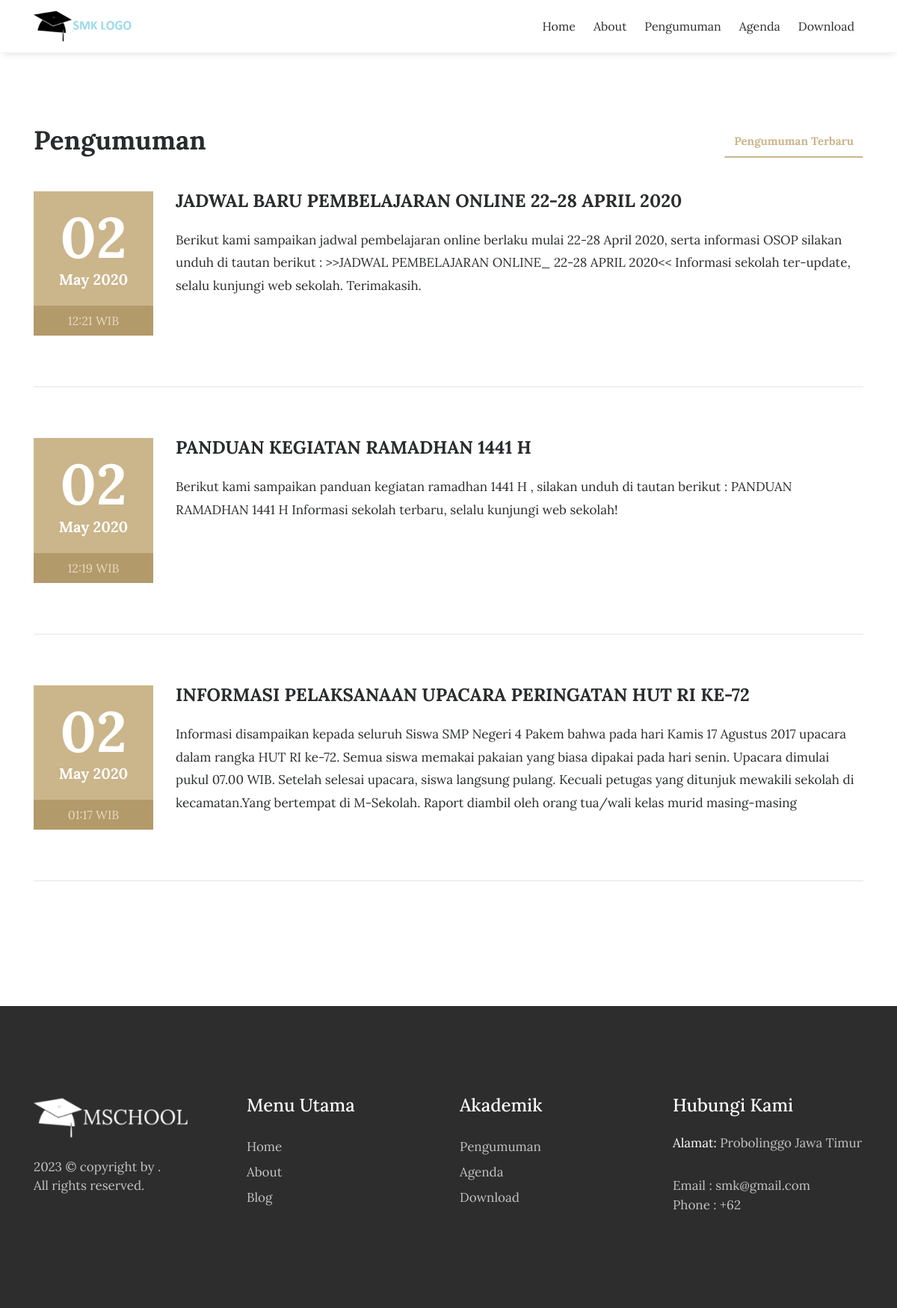
The app's page /index.php/pengumuman with its own data.
### tables this page shows
CREATE TABLE `tbl_pengumuman` (
  `pengumuman_id` int(11) NOT NULL,
  `pengumuman_judul` varchar(150) DEFAULT NULL,
  `pengumuman_deskripsi` text DEFAULT NULL,
  `pengumuman_tanggal` timestamp NULL DEFAULT current_timestamp(),
  `pengumuman_author` varchar(60) DEFAULT NULL
);

### application/controllers/Pengumuman.php (called while the page is built, shortened)
<?php
class Pengumuman extends CI_Controller{
	function __construct(){
		$this->load->model('m_pengumuman');
		$this->load->model('m_pengunjung');
	}
	function index(){
		$jum=$this->m_pengumuman->pengumuman();
        $page=$this->uri->segment(3);
        if(!$page):
            $offset = 0;
        else:
            $offset = $page;
        endif;
        $limit=7;
        $config['base_url'] = base_url() . 'pengumuman/index/';
            $config['total_rows'] = $jum->num_rows();
            $config['per_page'] = $limit;
            $config['uri_segment'] = 3;
	          $config['full_tag_open']    = '<div class="pagging text-center"><nav><ul class="pagination justify-content-center">';
	          $config['full_tag_close']   = '</ul></nav></div>';
	          $config['num_tag_open']     = '<li class="page-item"><span class="page-link">';
	          $config['num_tag_close']    = '</span></li>';
	          $config['cur_tag_open']     = '<li class="page-item"><span class="page-link">';
	          $config['cur_tag_close']    = '<span class="sr-only">(current)</span></span></li>';
	          $config['next_tag_open']    = '<li class="page-item"><span class="page-link">';
	          $config['next_tagl_close']  = '<span aria-hidden="true">&raquo;</span></span></li>';
	          $config['prev_tag_open']    = '<li class="page-item"><span class="page-link">';
	          $config['prev_tagl_close']  = '</span>Next</li>';
	          $config['first_tag_open']   = '<li class="page-item"><span class="page-link">';
	          $config['first_tagl_close'] = '</span></li>';
	          $config['last_tag_open']    = '<li class="page-item"><span class="page-link">';
	          $config['last_tagl_close']  = '</span></li>';
            $config['first_link'] = 'Awal';
            $config['last_link'] = 'Akhir';
            $config['next_link'] = 'Next >>';
            $config['prev_link'] = '<< Prev';
            $this->pagination->initialize($config);
            $x['page'] =$this->pagination->create_links();
						$x['data']=$this->m_pengumuman->pengumuman_perpage($offset,$limit);
						$this->load->view('depan/v_pengumuman',$x);
	}
}

### index.php (called while the page is built, shortened)
<?php
require_once BASEPATH.'core/CodeIgniter.php';

### application/models/M_pengumuman.php (called while the page is built, shortened)
<?php
class M_pengumuman extends CI_Model{
	function pengumuman_perpage($offset,$limit){
		$hsl=$this->db->query("SELECT pengumuman_id,pengumuman_judul,pengumuman_deskripsi,pengumuman_tanggal,DATE_FORMAT(pengumuman_tanggal,'%d/%m/%Y') AS tanggal,pengumuman_author FROM tbl_pengumuman ORDER BY pengumuman_id DESC limit $offset,$limit");
		return $hsl;
	}
}

### application/views/depan/v_pengumuman.php (the view, shortened to what this page needs)
<!DOCTYPE html>
<html lang="en">
<head>
    <link rel="stylesheet" href="<?php echo base_url().'theme/css/bootstrap.min.css'?>">
    <link rel="stylesheet" href="<?php echo base_url().'theme/css/font-awesome.min.css'?>">
    <link rel="stylesheet" href="<?php echo base_url().'theme/css/simple-line-icons.css'?>">
    <link rel="stylesheet" href="<?php echo base_url().'theme/css/fullcalendar.min.css'?>" />
    <link rel="stylesheet" href="<?php echo base_url().'theme/css/owl.carousel.min.css'?>">
    <link href="<?php echo base_url().'theme/css/style.css'?>" rel="stylesheet">
</head>
<body>
  <div data-toggle="affix" style="border-bottom:solid 1px #f2f2f2;">
      <div class="container nav-menu2">
          <div class="row">
              <div class="col-md-12">
                  <nav class="navbar navbar2 navbar-toggleable-md navbar-light bg-faded">
                      <a href="<?php echo site_url('');?>" class="navbar-brand nav-brand2"><img class="img img-responsive" width="200px;" src="<?php echo base_url().'theme/images/logo-dark.png'?>"></a>
                      <div class="collapse navbar-collapse justify-content-end" id="navbarNavDropdown">
                      <ul class="navbar-nav">
                                <li class="nav-item">
                                    <a class="nav-link" href="<?php echo site_url('');?>">Home</a>
                                </li>
                                <li class="nav-item">
                                    <a class="nav-link" href="<?php echo site_url('about');?>">About</a>
                                </li>
                                <li class="nav-item">
                                    <a class="nav-link" href="<?php echo site_url('pengumuman');?>">Pengumuman</a>
                                </li>
                                <li class="nav-item">
                                    <a class="nav-link" href="<?php echo site_url('agenda');?>">Agenda</a>
                                </li>
                                <li class="nav-item">
                                    <a class="nav-link" href="<?php echo site_url('download');?>">Download</a>
                                </li>
                        </ul>
                  </div>
                </nav>
              </div>
            </div>
          </div>
        </div>
<section class="events">
    <div class="container">
        <div class="row">
            <div class="col-md-4">
                <h2 class="event-title">Pengumuman</h2>
            </div>
            <div class="col-md-8">
                <ul class="nav nav-tabs" role="tablist">
                    <li class="nav-item nav-tab1">
                        <a class="nav-link tab-list active" data-toggle="tab" href="#upcoming-events" role="tab">Pengumuman Terbaru </a>
                    </li>
                </ul>
            </div>
        </div>
        <br>
        <div class="row">
            <div class="tab-content">
                <div class="tab-pane active" id="upcoming-events" role="tabpanel">
                  <?php foreach($data->result() as $row):?>
                    <div class="col-md-12">
                        <div class="row">
                            <div class="col-md-2">
                                <div class="event-date">
                                    <h4><?php echo date("d", strtotime($row->pengumuman_tanggal));?></h4> <span><?php echo date("M Y", strtotime($row->pengumuman_tanggal));?></span>
                                </div>
                                <span class="event-time"><?php echo date("H:i", strtotime($row->pengumuman_tanggal)).' WIB';?></span>
                            </div>
                            <div class="col-md-10">
                                <div class="event-heading">
                                    <h3><?php echo $row->pengumuman_judul;?></h3>
                                    <p><?php echo $row->pengumuman_deskripsi;?></p>
                                </div>
                          </div>
                      </div>
                      <hr class="event-underline">
                  </div>
                <?php endforeach;?>
      <div class="col-md-12 text-center">
    </div>
</div>
</div>
</div>
</div>
</section>
<footer>
    <div class="container">
        <div class="row">
            <div class="col-md-3">
                <div class="foot-logo">
                    <a href="<?php echo site_url();?>">
                        <img src="<?php echo base_url().'theme/images/logo-white.png'?>" class="img-fluid" alt="footer_logo">
                    </a>
                    <p><?php echo date('Y');?> © copyright by <a href="" target="_blank"></a>. <br>All rights reserved.</p>
                    </div>
                </div>
                <div class="col-md-3">
                    <div class="sitemap">
                        <h3>Menu Utama</h3>
                        <ul>
                            <li><a href="<?php echo site_url();?>">Home</a></li>
                            <li><a href="<?php echo site_url('about');?>">About</a></li>
                            <li><a href="<?php echo site_url('artikel');?>">Blog </a></li>
                        </ul>
                    </div>
                </div>
                <div class="col-md-3">
                  <div class="sitemap">
                      <h3>Akademik</h3>
                      <ul>
                          <li><a href="<?php echo site_url('pengumuman');?>">Pengumuman</a></li>
                          <li><a href="<?php echo site_url('agenda');?>">Agenda</a></li>
                          <li><a href="<?php echo site_url('download');?>">Download</a></li>
                      </ul>
                  </div>
                </div>
                <div class="col-md-3">
                <div class="address">
                        <h3>Hubungi Kami</h3>
                        <p><span>Alamat: </span> Probolinggo Jawa Timur</p>
                        <p>Email : smk@gmail.com
                            <br> Phone : +62</p>
                        </div>
                    </div>
                </div>
            </div>
        </footer>
</body>
</html>

### records on screen
tbl_pengumuman: pengumuman_tanggal "02", pengumuman_tanggal "May 2020", pengumuman_tanggal "12:21", pengumuman_judul "JADWAL BARU PEMBELAJARAN ONLINE 22-28 APRIL 2020", pengumuman_deskripsi "Berikut kami sampaikan jadwal pembelajaran online berlaku mulai 22-28 April 2020, serta informasi OSOP silakan unduh di tautan berikut : >>JADWAL PEMBELAJARAN ONLINE_ 22-28 APRIL 2020<< Informasi sekolah ter-update, selalu kunjungi web sekolah. Terimakasih."
tbl_pengumuman: pengumuman_tanggal "02", pengumuman_tanggal "May 2020", pengumuman_tanggal "12:19", pengumuman_judul "PANDUAN KEGIATAN RAMADHAN 1441 H", pengumuman_deskripsi "Berikut kami sampaikan panduan kegiatan ramadhan 1441 H , silakan unduh di tautan berikut : PANDUAN RAMADHAN 1441 H Informasi sekolah terbaru, selalu kunjungi web sekolah!"
tbl_pengumuman: pengumuman_tanggal "02", pengumuman_tanggal "May 2020", pengumuman_tanggal "01:17", pengumuman_judul "INFORMASI PELAKSANAAN UPACARA PERINGATAN HUT RI KE-72", pengumuman_deskripsi "Informasi disampaikan kepada seluruh Siswa SMP Negeri 4 Pakem bahwa pada hari Kamis 17 Agustus 2017 upacara dalam rangka HUT RI ke-72. Semua siswa memakai pakaian yang biasa dipakai pada hari senin. Upacara dimulai pukul 07.00 WIB. Setelah selesai upacara, siswa langsung pulang. Kecuali petugas yang ditunjuk mewakili sekolah di kecamatan.Yang bertempat di M-Sekolah. Raport diambil oleh orang tua/wali kelas murid masing-masing"
